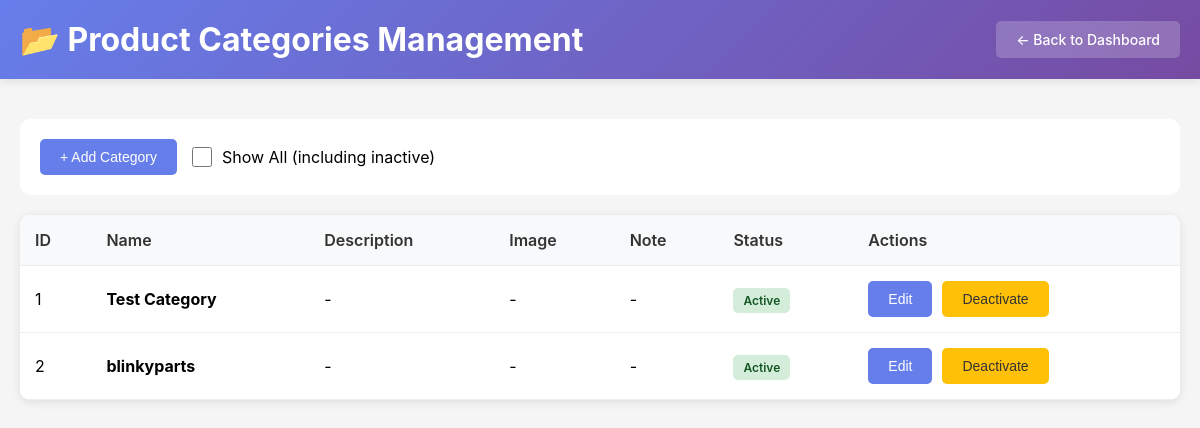
Page /admin/product-categories (signed in) on the committed database.
### tables this page shows
CREATE TABLE "productCategories" (
                productCategoryId INTEGER PRIMARY KEY,
                name TEXT NOT NULL,
                description TEXT,
                image TEXT,
                note TEXT,
                active INTEGER NOT NULL DEFAULT 1
            );

### src/admin.py (the view)
@admin_bp.route('/product-categories')
@require_admin
def product_categories():
    conn = get_db_connection()
    show_all = request.args.get('show_all', 'false') == 'true'
    if show_all:
        categories = conn.execute('SELECT * FROM productCategories ORDER BY name').fetchall()
    else:
        categories = conn.execute('SELECT * FROM productCategories WHERE active = 1 ORDER BY name').fetchall()
    conn.close()
    return render_template('admin_product_categories.html', categories=categories, show_all=show_all)

### src/admin.py (called while the page is built)
def require_admin(f):
    @wraps(f)
    def decorated_function(*args, **kwargs):
        if not session.get('admin_authenticated'):
            return redirect(url_for('admin_login'))
        return f(*args, **kwargs)
    return decorated_function

def get_db_connection():
    from app import DB_NAME
    db_path = PROJECT_ROOT / 'db' / DB_NAME
    conn = sqlite3.connect(str(db_path))
    conn.row_factory = sqlite3.Row
    return conn

### templates/admin_product_categories.html (shortened to what this page needs)
<!DOCTYPE html>
<html lang="en">
<head>
</head>
<body>
    <div class="header">
        <div class="header-content">
            <h1>📂 Product Categories Management</h1>
            <div>
                <a href="/admin" class="btn btn-secondary">← Back to Dashboard</a>
            </div>
        </div>
    </div>
    <div class="container">
        <div class="toolbar">
            <button class="btn btn-primary" onclick="openAddModal()">+ Add Category</button>
            <div class="toggle">
                <input type="checkbox" id="showAll" {% if show_all %}checked{% endif %}
                       onchange="toggleShowAll(this)">
                <label for="showAll">Show All (including inactive)</label>
            </div>
        </div>
        <div class="table-container">
            <table>
                <thead>
                    <tr>
                        <th>ID</th>
                        <th>Name</th>
                        <th>Description</th>
                        <th>Image</th>
                        <th>Note</th>
                        <th>Status</th>
                        <th>Actions</th>
                    </tr>
                </thead>
                <tbody id="categoriesTableBody">
                    {% for category in categories %}
                    <tr>
                        <td>{{ category.productCategoryId }}</td>
                        <td><strong>{{ category.name }}</strong></td>
                        <td>{{ category.description or '-' }}</td>
                        <td>
                            {% if category.image %}
                            <img src="{{ category.image }}" alt="{{ category.name }}" class="image-preview">
                            {% else %}
                            -
                            {% endif %}
                        </td>
                        <td>{{ category.note or '-' }}</td>
                        <td>
                            {% if category.active %}
                            <span class="badge badge-active">Active</span>
                            {% else %}
                            <span class="badge badge-inactive">Inactive</span>
                            {% endif %}
                        </td>
                        <td>
                            <div class="actions">
                                <button class="btn btn-primary" onclick="openEditModal({{ category.productCategoryId }})">Edit</button>
                                {% if category.active %}
                                <button class="btn btn-warning" onclick="toggleActive({{ category.productCategoryId }}, true)">Deactivate</button>
                                {% else %}
                                <button class="btn btn-success" onclick="toggleActive({{ category.productCategoryId }}, false)">Activate</button>
                                {% endif %}
                            </div>
                        </td>
                    </tr>
                    {% endfor %}
                </tbody>
            </table>
        </div>
    </div>
</body>
</html>

### templates/admin_product_categories.html (style rules this page uses)
* { margin: 0; padding: 0; box-sizing: border-box; }
body { font-family: -apple-system, BlinkMacSystemFont, 'Segoe UI', Roboto, Oxygen, Ubuntu, Cantarell, sans-serif; background: #f5f5f5; }
.header { background: linear-gradient(135deg, #667eea 0%, #764ba2 100%); color: white; padding: 20px; box-shadow: 0 2px 10px rgba(0, 0, 0, 0.1); }
.header-content { max-width: 1200px; margin: 0 auto; display: flex; justify-content: space-between; align-items: center; }
.btn { padding: 10px 20px; border: none; border-radius: 5px; cursor: pointer; font-size: 14px; font-weight: 500; text-decoration: none; display: inline-block; transition: transform 0.2s; }
.btn-secondary { background: rgba(255, 255, 255, 0.2); color: white; }
.btn-primary { background: #667eea; color: white; }
.btn-warning { background: #ffc107; color: #333; }
.container { max-width: 1200px; margin: 40px auto; padding: 0 20px; }
.toolbar { background: white; padding: 20px; border-radius: 10px; margin-bottom: 20px; display: flex; gap: 15px; align-items: center; }
.table-container { background: white; border-radius: 10px; overflow: hidden; box-shadow: 0 2px 10px rgba(0, 0, 0, 0.1); }
table { width: 100%; border-collapse: collapse; }
th, td { padding: 15px; text-align: left; border-bottom: 1px solid #eee; }
th { background: #f8f9fa; font-weight: 600; color: #333; }
.badge { padding: 5px 10px; border-radius: 5px; font-size: 12px; font-weight: 600; }
.badge-active { background: #d4edda; color: #155724; }
.toggle { display: flex; align-items: center; gap: 10px; }
.toggle input[type="checkbox"] { width: 20px; height: 20px; }
.actions { display: flex; gap: 10px; }

### rows in the picture
productCategories: productCategoryId "1", name "Test Category", description "-", note "-", active "Active"
productCategories: productCategoryId "2", name "blinkyparts", description "-", note "-", active "Active"
